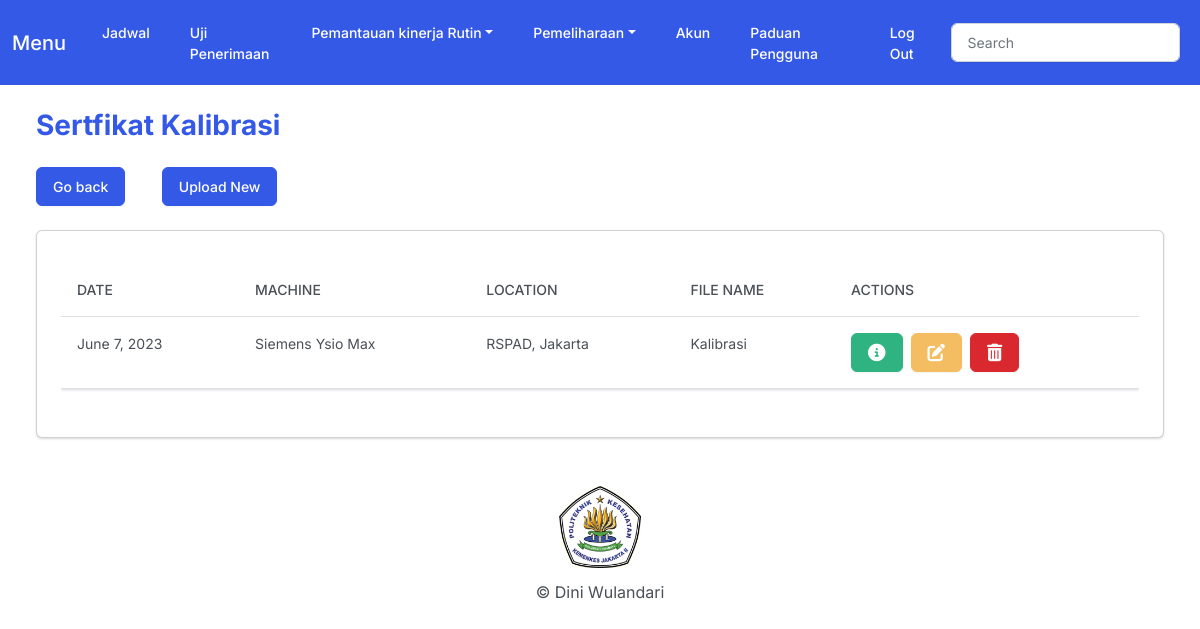
/home_sertifkalibrasi/ (signed in), run on an earlier commit of the app's database.
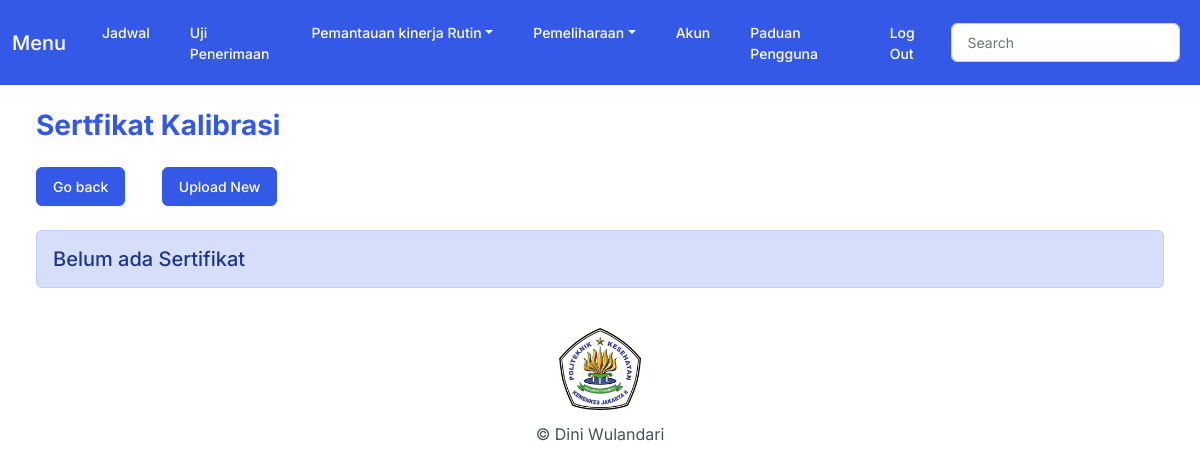
And on a later commit of the database.
### myapp/models.py (models this page shows)
class Sertifkalibrasi(models.Model):
    user = models.ForeignKey(User, on_delete=models.CASCADE, null=True)
    submit_date = models.DateField(null=True)
    location = models.CharField(max_length=150)
    file_name = models.CharField(max_length=150)
    machine = models.CharField(max_length=150)
    serial = models.CharField(max_length=150)
    pdf_file = models.FileField(upload_to='sertifkalibrasi/')

### myapp/views.py (the view)
# urls.py: path('home_sertifkalibrasi/', views.home_sertifkalibrasi, name='home_sertifkalibrasi'),
@login_required
def home_sertifkalibrasi(request):
    sertifkalibrasi = Sertifkalibrasi.objects.filter(user=request.user)
    return render(request, 'myapp/kalibrasi/home_sertifk.html', {
        'sertifkalibrasi': sertifkalibrasi
    })

### myapp/templates/myapp/kalibrasi/home_sertifk.html (shortened to what this page needs)
{% extends 'myapp/base.html' %}
{% block body %}
<h3 class="m-4 text-primary fw-bold">Sertfikat Kalibrasi</h3>
<div class="row">
    <div class="col-12">
        <a href="{% url 'home_kalibrasi' %}" class="btn btn-primary ms-4 me-4 mb-4">Go back</a>
        <a href="{% url 'sertif_kalibrasi' %}" class="btn btn-primary ms-2 me-2 mb-4">Upload New</a>
        {% if sertifkalibrasi %}
        <div class="card bg-secondary ms-4 me-4 mb-4">
            <div class="card-body">
                <p class="card-text">
                <div class="table-responsive">
                    <table class="table table-hover">
                        <thead>
                            <tr>
                                <th scope="col">Date</th>
                                <th scope="col">Machine</th>
                                <th scope="col">Location</th>
                                <th scope="col">File name</th>
                                <th scope="col">Actions</th>
                            </tr>
                        </thead>
                        <tbody class="myTable">
                            {% for sertifkalibrasi in sertifkalibrasi %}
                            <tr>
                                <td>{{sertifkalibrasi.submit_date}}</td>
                                <td>{{sertifkalibrasi.machine}}</td>
                                <td>{{sertifkalibrasi.location}}</td>
                                <td>{{sertifkalibrasi.file_name}}</td>
                                <td>
                                    <button type="button" class="btn btn-success me-1"
                                        href="{% url 'view_sertifk' sertifkalibrasi.id %}"
                                        data-bs-toggle="modal" data-bs-target="#myModal{{sertifkalibrasi.id}}">
                                        </button>
                                    <a href="{% url 'edit_sertifkalibrasi' sertifkalibrasi.id %}" class="btn btn-warning me-1"></a>
                                    <button class="btn btn-danger" data-bs-toggle="modal"
                                        data-bs-target="#delete_sertifkalibrasi{{sertifkalibrasi.id}}"></button>
                                </td>
                            </tr>
                            {% endfor %}
                        </tbody>
                    </table>
                </div>
                </p>
            </div>
        </div>
        {% else %}
        <h5 class="alert alert-primary ms-4 me-4">Belum ada Sertifikat</h5>
        {% endif %}
    </div>
</div>
{% endblock %}

What changed in the data, as far as the page shows it:
removed Sertifkalibrasi: submit_date "June 7, 2023", machine "Siemens Ysio Max", location "RSPAD, Jakarta", file_name "Kalibrasi"
Also different on the page:
text no longer shown: "DATE MACHINE LOCATION FILE NAME ACTIONS"
text now shown: "Belum ada Sertifikat"
